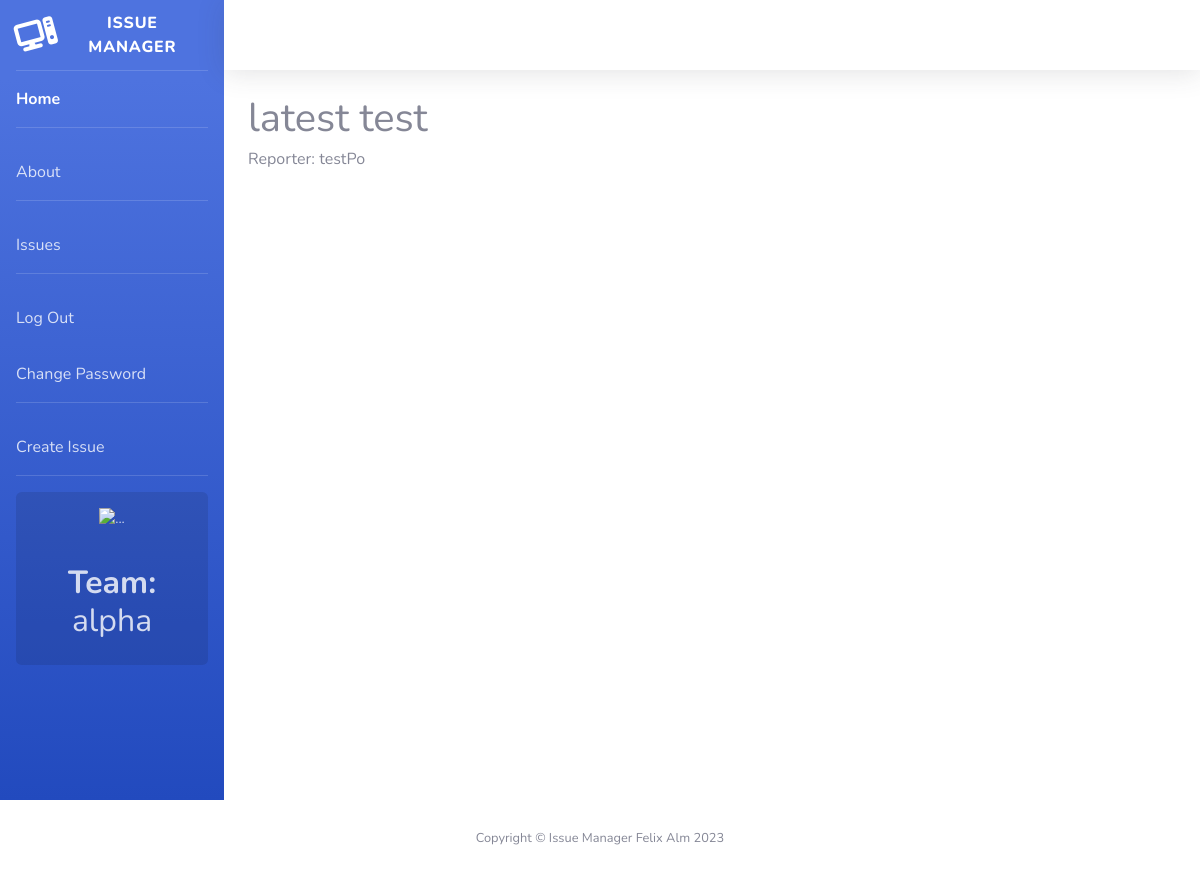
Page /issues/10/ (signed in) on the committed database.
### accounts/models.py (models this page shows)
class Team(models.Model):
    name= models.CharField(max_length=128)
    description = models.CharField(max_length=256)
    def __str__(self):
        return self.name

class CustomUser(AbstractUser):
    role = models.ForeignKey(
        Role,
        on_delete=models.CASCADE,
        null=True, blank=True
    )
    team = models.ForeignKey(
        Team,
        on_delete=models.CASCADE,
        null=True, blank=True
    )

### issues/models.py (models this page shows, shortened)
class Issue(models.Model):
    summary =models.CharField(max_length=264)
    description=models.TextField()
    status=models.ForeignKey(
        Status, on_delete=models.CASCADE,
        blank=True, null=True
        )
    priority=models.ForeignKey(
        Priority, on_delete=models.CASCADE,
        blank=True, null=True
        )
    assignee=models.ForeignKey(get_user_model(), on_delete=models.CASCADE)
    reporter=models.ForeignKey(get_user_model(), on_delete=models.CASCADE, related_name="reporter")
    created_on = models.DateTimeField(auto_now_add=True)

### issues/views.py (the view)
# urls.py: path("<int:pk>/", views.IssueDetailView.as_view(), name="detail"),
class IssueDetailView(DetailView):
    template_name = "issues/detail.html"
    model = Issue
    def get_context_data(self, **kwargs):
        context = super().get_context_data(**kwargs)
        user_team = None
        if self.request.user.is_authenticated:
            user_team = self.request.user.team
        user_role = None
        if self.request.user.is_authenticated:
            user_role = self.request.user.role
        context['user_team'] = user_team
        context['user_role'] = user_role
        return context

### templates/issues/detail.html (shortened to what this page needs)
{% extends 'base.html' %}
{% block content %}
<h1>{{ issue.description }}</h1>
<h6>Reporter: {{ issue.reporter }}</h6>
{% endblock content %}

### templates/base.html (shortened to what this page needs)
<!DOCTYPE html>
<html lang="en">
{% load static %}
<head>
    <link href="{% static 'vendor/fontawesome-free/css/all.min.css' %}" rel="stylesheet" type="text/css">
    <link href="{% static 'css/sb-admin-2.min.css' %} " rel="stylesheet">
    <link rel="stylesheet" href="https://cdnjs.cloudflare.com/ajax/libs/font-awesome/6.4.0/css/all.min.css">
    <link  href="{% static 'css/base.css' %}" rel="stylesheet">
</head>
<body id="page-top">
    <div id="wrapper">
        <ul class="navbar-nav bg-gradient-primary sidebar sidebar-dark accordion" id="accordionSidebar">
            <a class="sidebar-brand d-flex align-items-center justify-content-center"href="{% url 'home' %}">
                <div class="sidebar-brand-icon rotate-n-15">
                    <i class="fa-solid fa-computer"></i>
                </div>
                <div class="sidebar-brand-text mx-3">Issue Manager</div>
            </a>
            <hr class="sidebar-divider my-0">
            <li class="nav-item active">
                <a class="nav-link" href="{% url 'home' %}">Home</a>
            </li>
            <hr class="sidebar-divider">
            <li class="nav-item">
                <a class="nav-link" href="{% url 'about' %}">About</a>
            </li>
            <hr class="sidebar-divider">
            <li class="nav-item ">
                <a class="nav-link" href="{% url 'list' %}">Issues</a>
            </li>
            <hr class="sidebar-divider">
            {% if user.is_authenticated %}
            <li class="nav-item ">
                <a class="nav-link" href="{% url 'logout' %}">Log Out</a>
            </li>
            <li class="nav-item ">
                <a class="nav-link" href="{% url 'password_change' %}">Change Password</a>
            </li>
            {% if user_role.name == "product owner" %}
            <hr class="sidebar-divider">
            <li class="nav-item ">
                <a class="nav-link" href="{% url 'new' %}">Create Issue</a>
            </li>
            {% endif %}
            {% endif %}
            <hr class="sidebar-divider d-none d-md-block">
            {% if user.is_authenticated and user_team %}
            <div class="sidebar-card d-none d-lg-flex">
                <img class="sidebar-card-illustration mb-2" src="img/undraw_rocket.svg" alt="...">
                <h2 class="text-center mb-2"><strong>Team:</strong> {{ user_team }}</h2>
            </div>
            {% endif %}
        </ul>
            <div id="content" style="width: 100%;">
                <nav class="navbar navbar-expand navbar-light bg-white topbar mb-4 static-top shadow">
                </nav>
                <div class="container-fluid">
                    {% block content %}
                    {% endblock content %}
                    </div>
                </div>
            </div>
            <footer class="sticky-footer bg-white">
                <div class="container my-auto">
                    <div class="copyright text-center my-auto">
                        <span>Copyright &copy; Issue Manager Felix Alm 2023</span>
                    </div>
                </div>
            </footer>
</body>
</html>

### rows in the picture
Team: name "alpha"
Issue: description "latest test", reporter "testPo"
